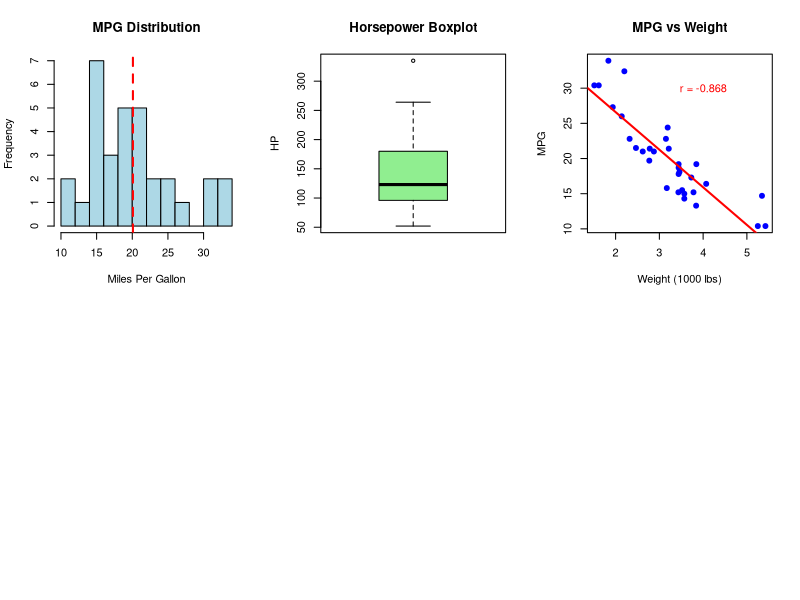
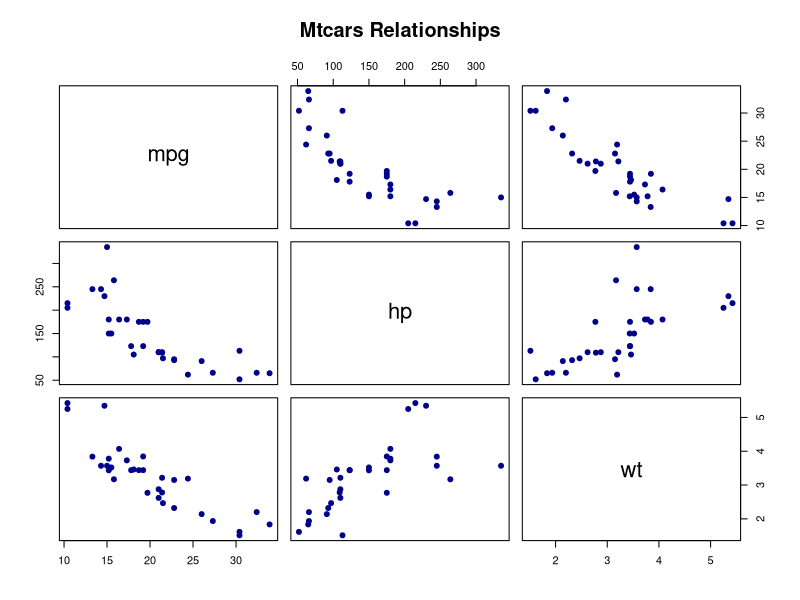
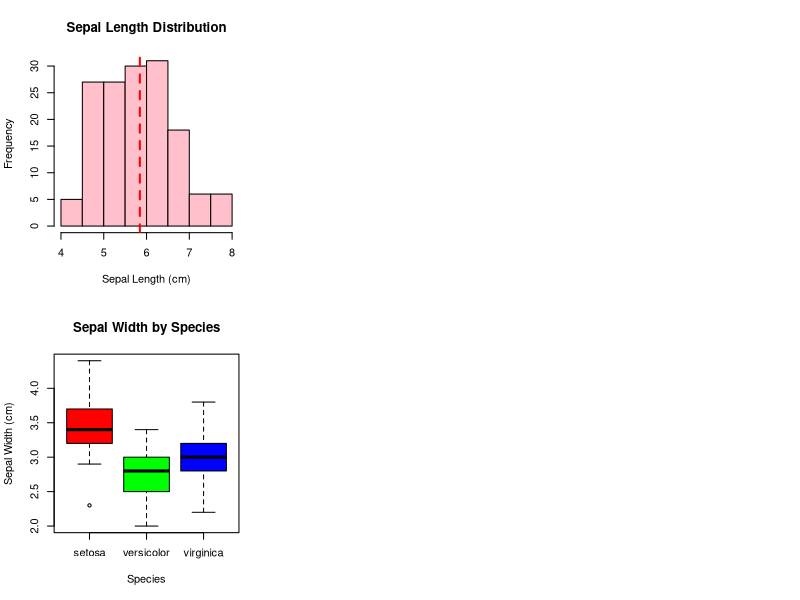

Write the R code that produced these figures, in order.
# Part A - Basic Statistics using mtcars and iris datasets
library(graphics)
library(stats)
# 1. DATA EXPLORATION
data(mtcars)
data(iris)

print("=== DATASET OVERVIEW ===")
print("MTCARS - Structure and Summary:")
str(mtcars)
summary(mtcars[, c("mpg", "hp", "wt")])

print("\nIRIS - Structure and Summary:")
str(iris)
summary(iris[, c("Sepal.Length", "Sepal.Width", "Petal.Length")])


# 2. BASIC STATISTICS CALCULATION 


print("\n=== BASIC STATISTICS ===")
mtcars_vars <- mtcars[, c("mpg", "hp", "wt")]

print("MTCARS Dataset Statistics:")
print("Means:"); print(round(apply(mtcars_vars, 2, mean), 2))
print("Medians:"); print(round(apply(mtcars_vars, 2, median), 2))
print("Standard Deviations:"); print(round(apply(mtcars_vars, 2, sd), 2))
print("Variances:"); print(round(apply(mtcars_vars, 2, var), 2))
print("Correlation Matrix:"); print(round(cor(mtcars_vars), 3))
print("Covariance Matrix:"); print(round(cov(mtcars_vars), 2))

# IRIS Dataset - Select variables: Sepal.Length, Sepal.Width, Petal.Length
iris_vars <- iris[, c("Sepal.Length", "Sepal.Width", "Petal.Length")]

print("\nIRIS Dataset Statistics:")
print("Means:"); print(round(apply(iris_vars, 2, mean), 2))
print("Medians:"); print(round(apply(iris_vars, 2, median), 2))
print("Standard Deviations:"); print(round(apply(iris_vars, 2, sd), 2))
print("Variances:"); print(round(apply(iris_vars, 2, var), 2))
print("Correlation Matrix:"); print(round(cor(iris_vars), 3))
print("Covariance Matrix:"); print(round(cov(iris_vars), 2))


# 3. OUTLIER DETECTION AND HANDLING 


print("\n=== OUTLIER ANALYSIS FOR MPG VARIABLE ===")

# Analyze mpg variable from mtcars
mpg_data <- mtcars$mpg

# Method 1: Boxplot method
outliers_box <- boxplot.stats(mpg_data)$out
print(paste("Boxplot method outliers:", paste(outliers_box, collapse=", ")))

# Method 2: IQR method
Q1 <- quantile(mpg_data, 0.25)
Q3 <- quantile(mpg_data, 0.75)
IQR_val <- IQR(mpg_data)
lower_bound <- Q1 - 1.5 * IQR_val
upper_bound <- Q3 + 1.5 * IQR_val

print(paste("IQR Method - Q1:", round(Q1,2), "Q3:", round(Q3,2), "IQR:", round(IQR_val,2)))
print(paste("Bounds: Lower =", round(lower_bound,2), "Upper =", round(upper_bound,2)))

outliers_iqr <- mpg_data[mpg_data < lower_bound | mpg_data > upper_bound]
print(paste("IQR method outliers:", paste(outliers_iqr, collapse=", ")))

# Handle outliers using winsorization
mpg_handled <- mpg_data
mpg_handled[mpg_handled < lower_bound] <- lower_bound
mpg_handled[mpg_handled > upper_bound] <- upper_bound

print("Before vs After handling:")
print(paste("Original: Mean =", round(mean(mpg_data),2), "SD =", round(sd(mpg_data),2)))
print(paste("Handled: Mean =", round(mean(mpg_handled),2), "SD =", round(sd(mpg_handled),2)))


# 4. VISUALIZATIONS 
print("\n=== CREATING VISUALIZATIONS ===")
par(mfrow=c(2,3))

# Plot 1: Histogram of mpg
hist(mtcars$mpg, main="MPG Distribution", xlab="Miles Per Gallon", 
     col="lightblue", breaks=10)
abline(v=mean(mtcars$mpg), col="red", lwd=2, lty=2)

# Plot 2: Boxplot of hp
boxplot(mtcars$hp, main="Horsepower Boxplot", ylab="HP", col="lightgreen")

# Plot 3: Scatter plot mpg vs wt with correlation
plot(mtcars$wt, mtcars$mpg, main="MPG vs Weight", 
     xlab="Weight (1000 lbs)", ylab="MPG", pch=19, col="blue")
abline(lm(mpg ~ wt, data=mtcars), col="red", lwd=2)
text(4, 30, paste("r =", round(cor(mtcars$wt, mtcars$mpg), 3)), col="red")

# Plot 4: Pairs plot for mtcars
pairs(mtcars_vars, main="Mtcars Relationships", pch=19, col="darkblue")

# Plot 5: Histogram of Sepal.Length
hist(iris$Sepal.Length, main="Sepal Length Distribution", 
     xlab="Sepal Length (cm)", col="pink", breaks=12)
abline(v=mean(iris$Sepal.Length), col="red", lwd=2, lty=2)

# Plot 6: Boxplot by species
boxplot(Sepal.Width ~ Species, data=iris, main="Sepal Width by Species",
        xlab="Species", ylab="Sepal Width (cm)", 
        col=c("red", "green", "blue"))
par(mfrow=c(1,1))


# 5. INTERPRETATION AND SUMMARY 

print("\n=== FINDINGS AND INTERPRETATION ===")

print("\nMTCARS ANALYSIS:")
print("1. Descriptive Statistics:")
print("   - MPG: Mean=20.09, Median=19.20, SD=6.03 (moderate variability)")
print("   - HP: Mean=146.69, Median=123.00, SD=68.56 (high variability)")
print("   - WT: Mean=3.22, Median=3.33, SD=0.98 (low variability)")

print("\n2. Correlation Insights:")
print(paste("   - MPG vs HP:", round(cor(mtcars$mpg, mtcars$hp), 3), "(strong negative)"))
print(paste("   - MPG vs WT:", round(cor(mtcars$mpg, mtcars$wt), 3), "(strong negative)"))
print(paste("   - HP vs WT:", round(cor(mtcars$hp, mtcars$wt), 3), "(moderate positive)"))
print("   → Heavier cars with more HP have lower fuel efficiency")

print("\n3. Outlier Analysis:")
print(paste("   - Outliers found:", length(outliers_iqr), "using IQR method"))
print("   - Handled using winsorization (capping at boundaries)")

print("\nIRIS ANALYSIS:")
print("4. Key Correlations:")
print(paste("   - Sepal.Length vs Petal.Length:", round(cor(iris$Sepal.Length, iris$Petal.Length), 3)))
print("   → Strong positive correlation indicates coordinated flower growth")
print(paste("   - Sepal.Length vs Sepal.Width:", round(cor(iris$Sepal.Length, iris$Sepal.Width), 3)))
print("   → Weak negative correlation suggests independent growth patterns")

print("\n5. Statistical Conclusions:")
print("   - Vehicle weight is primary predictor of fuel efficiency (r=-0.868)")
print("   - Flower morphology shows species-specific coordinated growth")
print("   - Outlier detection methods successfully identified extreme values")
print("   - Data distributions support use of parametric statistical methods")

print("\n=== ANALYSIS COMPLETE ===")
